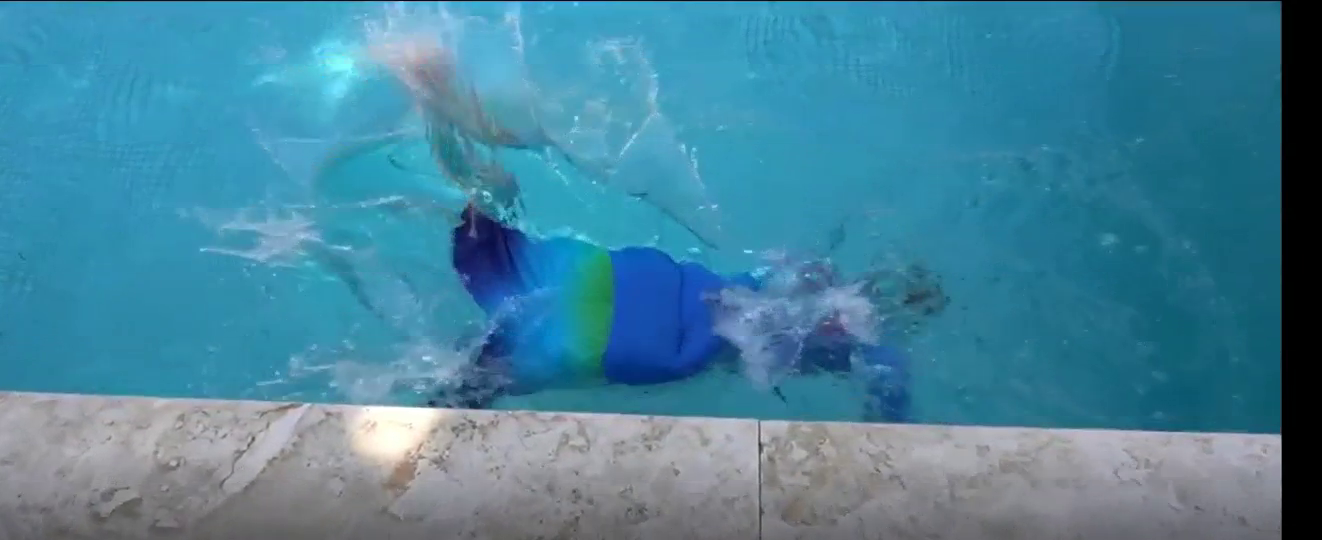
#> input picture frame 28 of Drowning Detection/drowning.mp4, 1322 x 540 px, given in place of train1.avi, which was not available
$ python TrainVid.py
#> lines starting #> are read from the running program, lines starting #| are printed output that depends on the picture; pictures that were not available may be replaced by others from this repository, and a replacement may not be noted
### Abnormal Human Activity Detection/MotionInfGen.py
import cv2
import numpy as np
import math
import OpticFlowBlocks as ofb

# [42 lines left out: functions angleBtw2Blocks, calcEuclideanDist, getCentreOfBlock, motionInMapGenerator, not called in this run]

def getThresholdAngle(ang):
    tAngle = float(math.pi)/2
    return ang+tAngle,ang-tAngle

def getThresholdDistance(mag,blockSize):
    return mag*blockSize

def getMotionInfuenceMap(vid):
    global frameNo
    frameNo = 0
    cap = cv2.VideoCapture(vid)
    ret, frame1 = cap.read()
#> frame1 is the input picture: shape (540, 1322, 3); mean B, G, R 156.5, 131.8, 69.9
    rows, cols = frame1.shape[0], frame1.shape[1]
#> rows = 540; cols = 1322
    print(rows,cols)
#| 540 1322
    prvs = cv2.cvtColor(frame1, cv2.COLOR_BGR2GRAY)
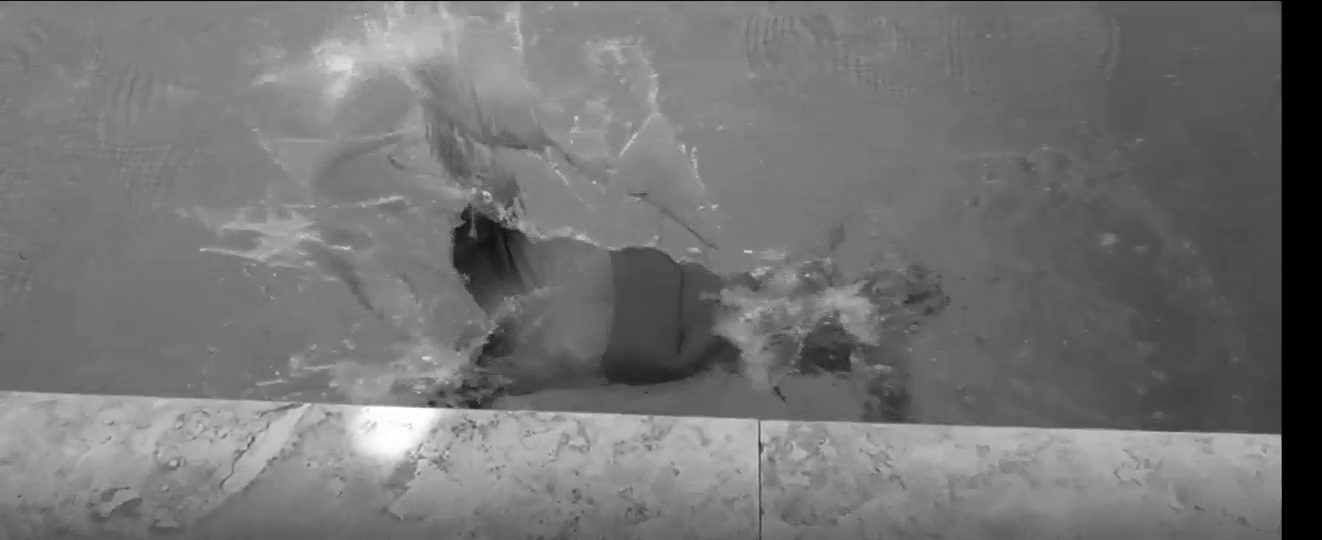
#> prvs: shape (540, 1322); min 0, max 255, mean 116
    motionInfOfFrames = []
    count = 0
    while 1:
        print("Frame ",count," running")
        ret, frame2 = cap.read()
        if (ret == False):
            break
        next = cv2.cvtColor(frame2, cv2.COLOR_BGR2GRAY)
        flow = cv2.calcOpticalFlowFarneback(prvs, next, None, 0.5, 3, 15, 3, 5, 1.2, 0)
        mag, ang = cv2.cartToPolar(flow[...,0], flow[...,1])
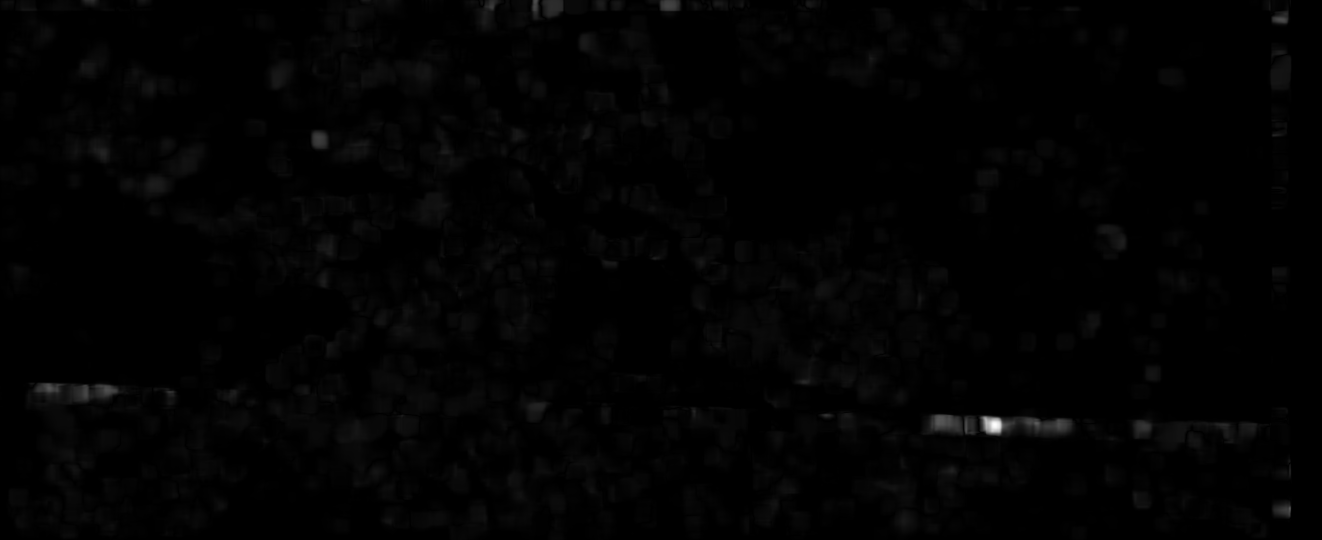
#> mag: shape (540, 1322) float32; min 0, max 6.92, mean 0.0786; drawn with min black and max white
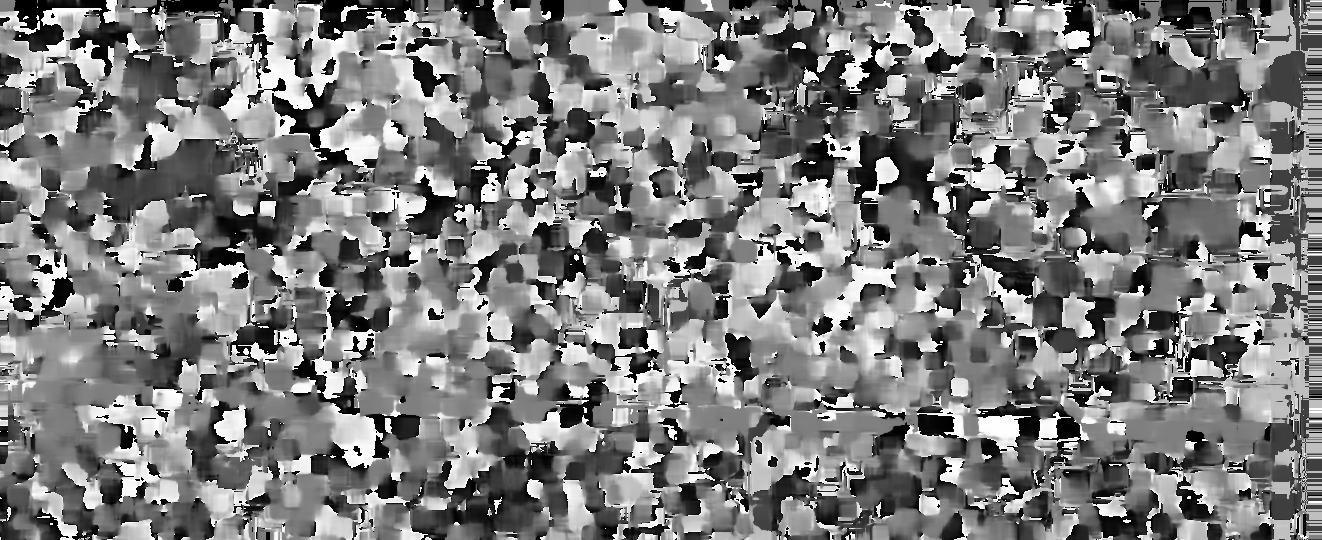
#> ang: shape (540, 1322) float32; min 1.1e-19, max 6.28, mean 3.1; drawn with min black and max white
        prvs = next
        opFlowOfBlocks,noOfRowInBlock,noOfColInBlock,blockSize,centreOfBlocks,xBlockSize,yBlockSize = ofb.calcOptFlowOfBlocks(mag,ang,next)
        motionInfVal = motionInMapGenerator(opFlowOfBlocks,blockSize,centreOfBlocks,xBlockSize,yBlockSize)
        motionInfOfFrames.append(motionInfVal)
        count += 1

    return motionInfOfFrames, xBlockSize,yBlockSize

### Abnormal Human Activity Detection/OpticFlowBlocks.py
import numpy as np
import math

def calcOptFlowOfBlocks(mag,angle,grayImg):
    rows = grayImg.shape[0]   #rows that stores gray scale images
#> rows = 540
    cols = grayImg.shape[1]   #columns that stores gray scale images
#> cols = 1322
    noOfRowInBlock = 20   #initialize noOfRowInBlock as 20
    noOfColInBlock = 20   #initialize noOfColInBlock as 20
    xBlockSize = rows // noOfRowInBlock   #Size of X block
#> xBlockSize = 27
    yBlockSize = cols // noOfColInBlock   #Size of Y block
#> yBlockSize = 66
    opFlowOfBlocks = np.zeros((xBlockSize,yBlockSize,2))   #both X & Y block as optical flow of blocks

    for index,value in np.ndenumerate(mag):
        opFlowOfBlocks[index[0]//noOfRowInBlock][index[1]//noOfColInBlock][0] += mag[index[0]][index[1]]
        opFlowOfBlocks[index[0]//noOfRowInBlock][index[1]//noOfColInBlock][1] += angle[index[0]][index[1]]
#> this loop made 1321 passes
#> (index, value) on passes 1 to 3: ((0, 0), 0.0636), ((0, 1), 0.114), ((0, 2), 0.16)

    centreOfBlocks = np.zeros((xBlockSize,yBlockSize,2))
    for index,value in np.ndenumerate(opFlowOfBlocks):
        opFlowOfBlocks[index[0]][index[1]][index[2]] = float(value)/(noOfRowInBlock*noOfColInBlock)
        val = opFlowOfBlocks[index[0]][index[1]][index[2]]   #index of optic flow blocks are stored in val variable

        if(index[2] == 1):
            angInDeg = math.degrees(val)
            if(angInDeg > 337.5):   #if angel is grater than 337.5 initilize k to zero
                k = 0
            else:   #else q,a1,q1,a2,q2 are changed
                q = angInDeg//22.5
                a1 = q*22.5
                q1 = angInDeg - a1
                a2 = (q+2)*22.5
                q2 =  a2 - angInDeg
                if(q1 < q2):   #checking q1 is lesser than q2
                    k = int(round(a1/45))
                else:
                    k = int(round(a2/45))
            opFlowOfBlocks[index[0]][index[1]][index[2]] = k
            theta = val   #assigning val to theta

        if(index[2] == 0):
            r = val   #assigning val to r
            x = ((index[0] + 1)*noOfRowInBlock)-(noOfRowInBlock/2)   #center of block of X
            y = ((index[1] + 1)*noOfColInBlock)-(noOfColInBlock/2)   #center of block of Y
            centreOfBlocks[index[0]][index[1]][0] = x
            centreOfBlocks[index[0]][index[1]][1] = y
    return opFlowOfBlocks,noOfRowInBlock,noOfColInBlock,noOfRowInBlock*noOfColInBlock,centreOfBlocks,xBlockSize,yBlockSize
    #returns all values of optic flow block program

### Abnormal Human Activity Detection/TrainVid.py
import numpy as np
import MotionInfGen as mig
import CreateBlocks as cb

def train_from_video(vid):
    print("Training Dataset From ", vid)  #get video file from the source
    MotionInfOfFrames, rows, cols = mig.getMotionInfuenceMap(vid)
    print("Motion Inf Map", len(MotionInfOfFrames))  #get the outcome of Motion Infuence Generator
    megaBlockMotInfVal = cb.createMegaBlocks(MotionInfOfFrames, rows, cols)  #compare the frames of created blocks and motion blocks
    np.save(r"C:\project\Dataset\videos\scene1\megaBlockMotInfVal_video_train1_40-40_k5.npy",megaBlockMotInfVal)   #save Mega Block Motion Influence Values as numpy file
    print(np.amax(megaBlockMotInfVal))
    print(np.amax(reject_outliers(megaBlockMotInfVal)))
    codewords = cb.kmeans(megaBlockMotInfVal)   #train algorithm using kmeans
    np.save(r"C:\project\Dataset\videos\scene1\codewords_video_train1_40-40_k5.npy",codewords)   #save codewords as numpy file
    print(codewords)  #to get the accuracy of trained dataset
    return

def reject_outliers(data, m=2):  #function to find reject outerlayers
    return data[abs(data - np.mean(data)) < m * np.std(data)]   #returns data

if __name__ == '__main__':  #call function
    trainingSet = [r"C:\project\Dataset\videos\scene1\train1.avi"]  #training video source file
    for video in trainingSet:
#> (the run stopped early here; a loop or call above may not have finished)

$ run again, starting later in the video
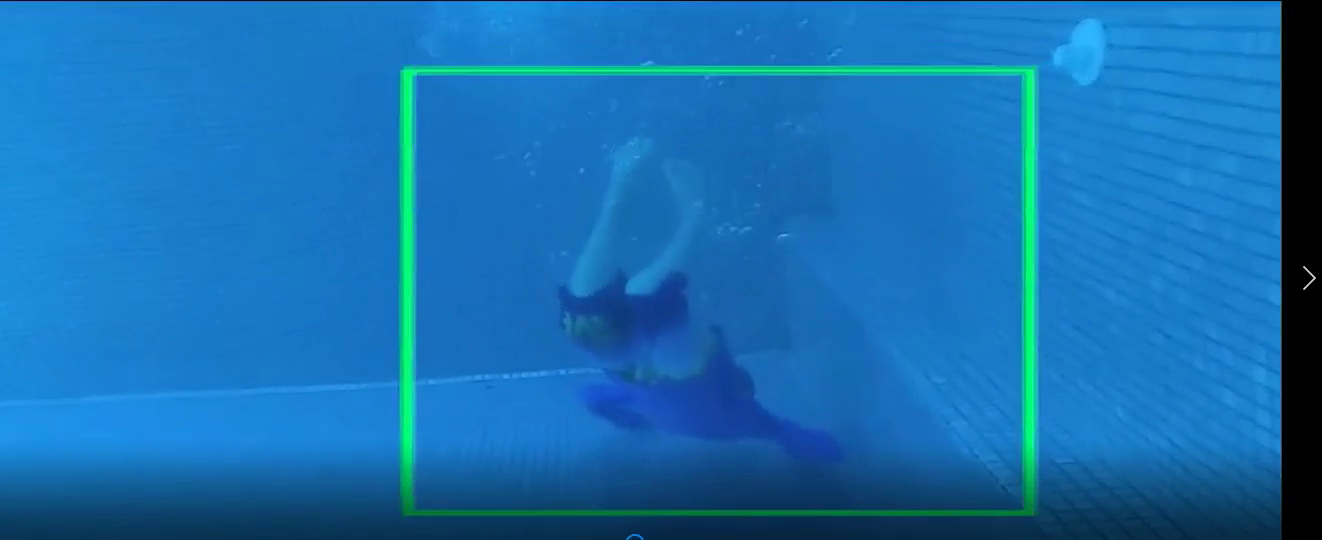
#> input picture frame 128 of Drowning Detection/drowning.mp4, 1322 x 540 px, given in place of train1.avi, which was not available
#> in getMotionInfuenceMap, frame1 is the input picture: shape (540, 1322, 3); mean B, G, R 177.8, 111.9, 22.7
#| 540 1322
#> in getMotionInfuenceMap, `mag, ang = cv2.cartToPolar(flow[...,0], flow[...,1])`:
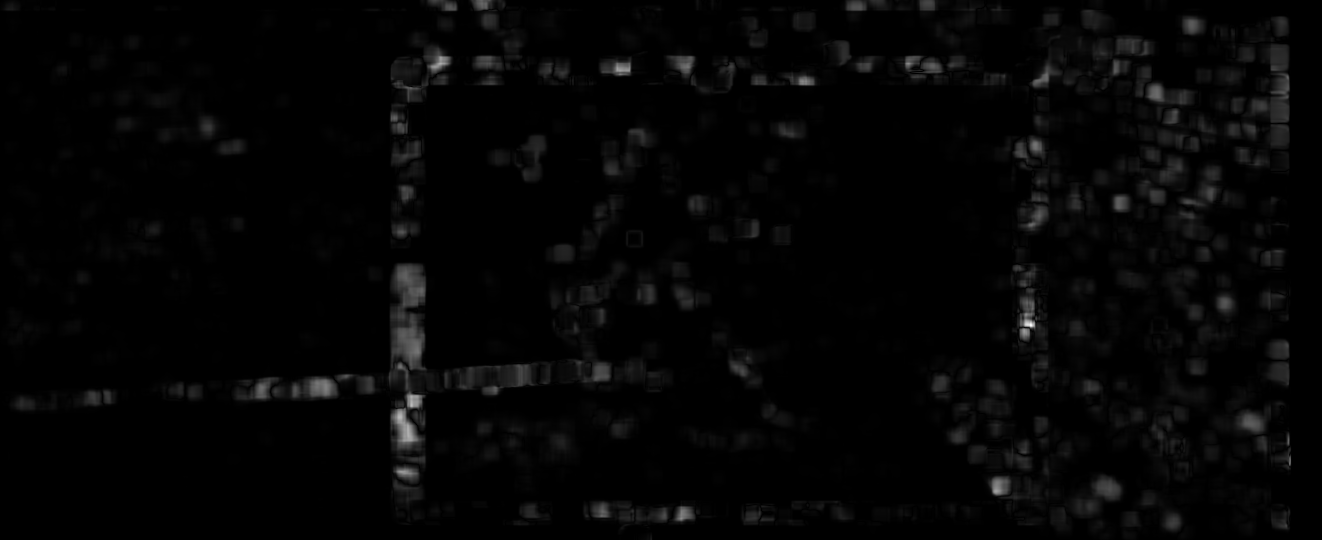
#> mag: shape (540, 1322) float32; min 0, max 1.65, mean 0.0346; drawn with min black and max white
#> in getMotionInfuenceMap, `mag, ang = cv2.cartToPolar(flow[...,0], flow[...,1])`:
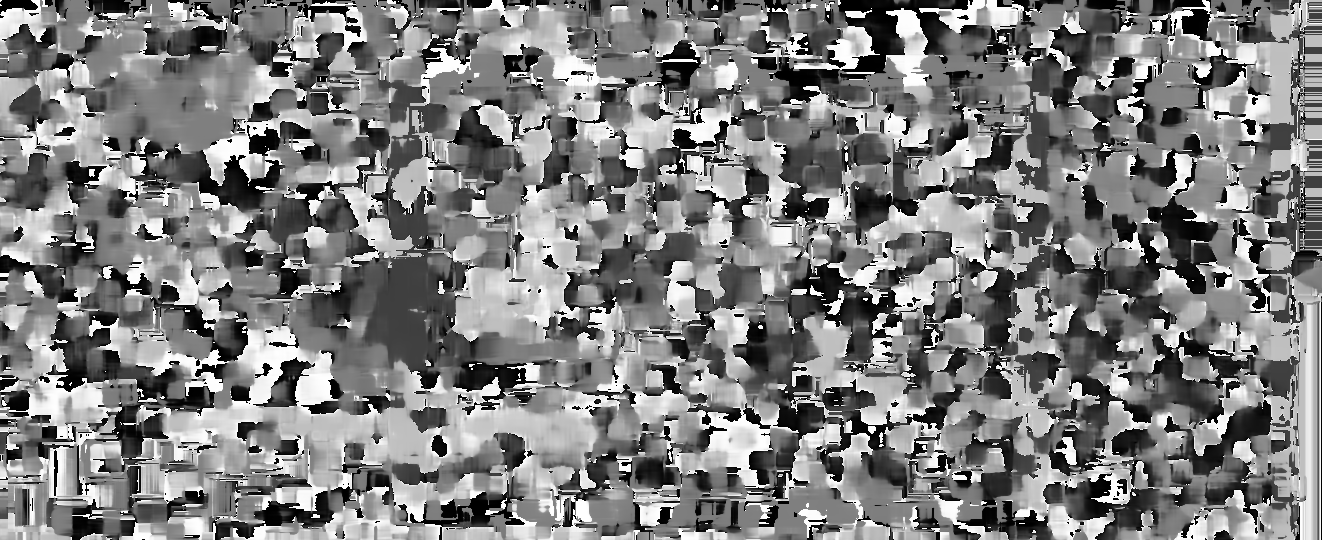
#> ang: shape (540, 1322) float32; min 1.35e-16, max 6.28, mean 3.13; drawn with min black and max white
#> the loop in calcOptFlowOfBlocks, `for index,value in np.ndenumerate(mag):` made 1321 passes
#> (index, value) on passes 1 to 3: ((0, 0), 0.0034), ((0, 1), 0.00615), ((0, 2), 0.00911)

$ run again, starting later in the video
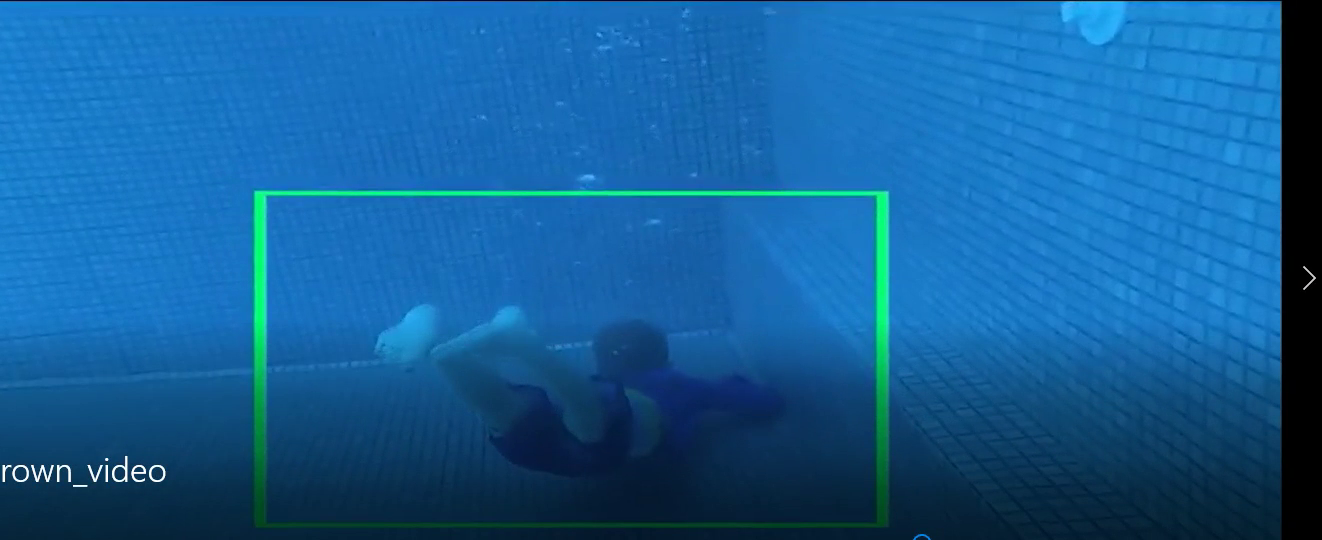
#> input picture frame 228 of Drowning Detection/drowning.mp4, 1322 x 540 px, given in place of train1.avi, which was not available
#> in getMotionInfuenceMap, frame1 is the input picture: shape (540, 1322, 3); mean B, G, R 153, 94.9, 20
#| 540 1322
#> in getMotionInfuenceMap, `mag, ang = cv2.cartToPolar(flow[...,0], flow[...,1])`:
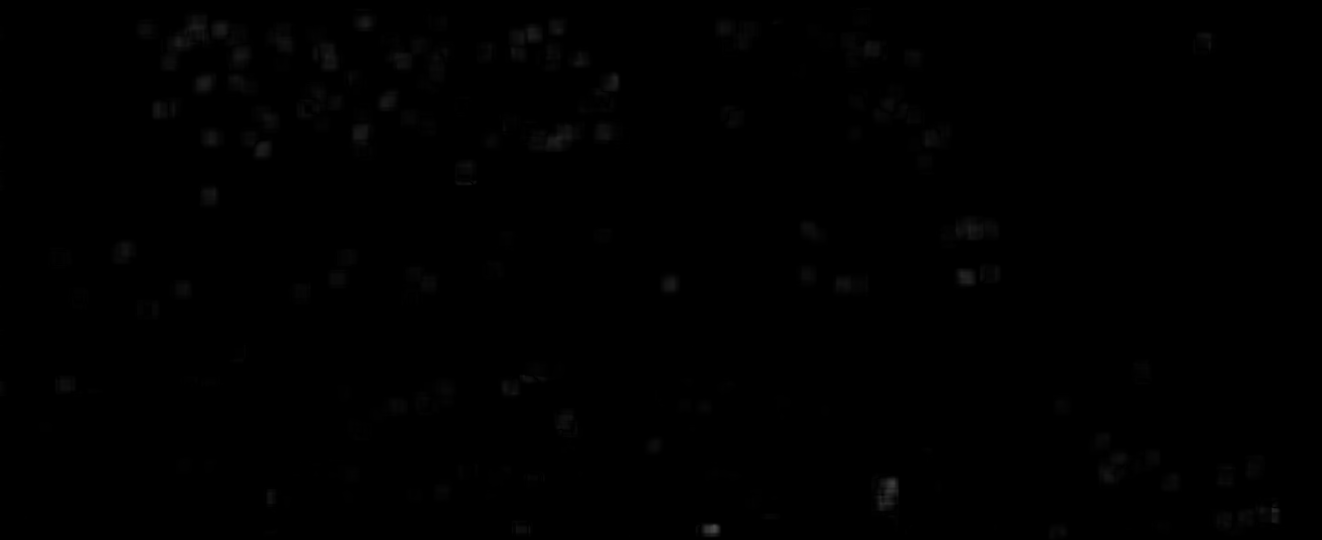
#> mag: shape (540, 1322) float32; min 0, max 0.3, mean 0.0023
#> in getMotionInfuenceMap, `mag, ang = cv2.cartToPolar(flow[...,0], flow[...,1])`:
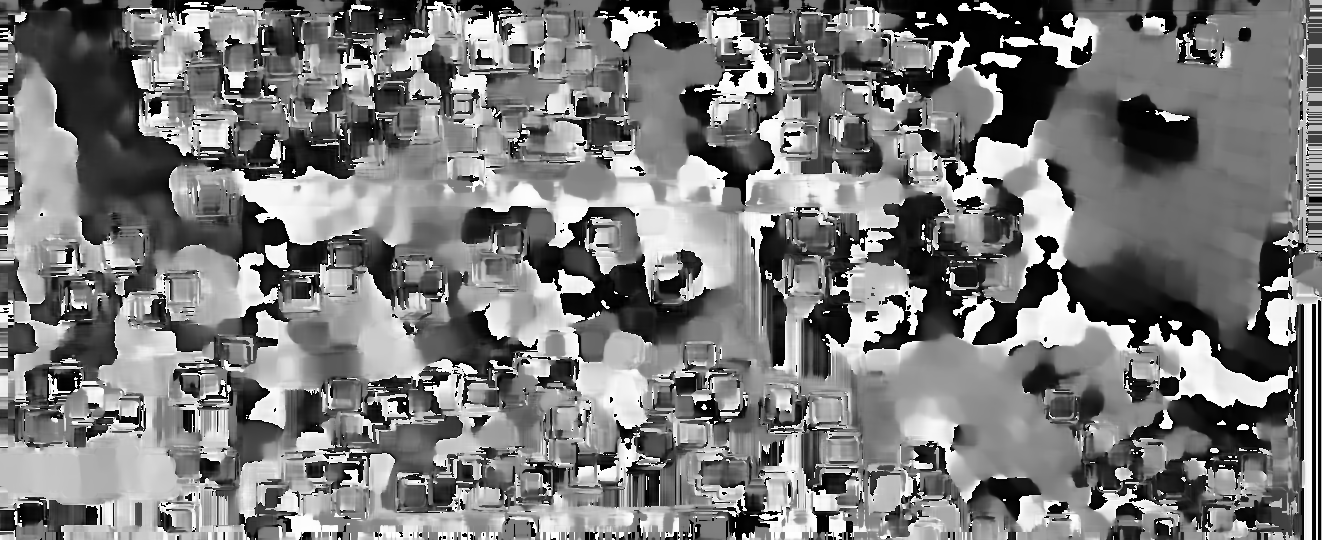
#> ang: shape (540, 1322) float32; min 1.56e-18, max 6.28, mean 3.03; drawn with min black and max white
#> the loop in calcOptFlowOfBlocks, `for index,value in np.ndenumerate(mag):` made 1321 passes
#> (index, value) on passes 1 to 3: ((0, 0), 0.000134), ((0, 1), 0.000237), ((0, 2), 0.000312)
